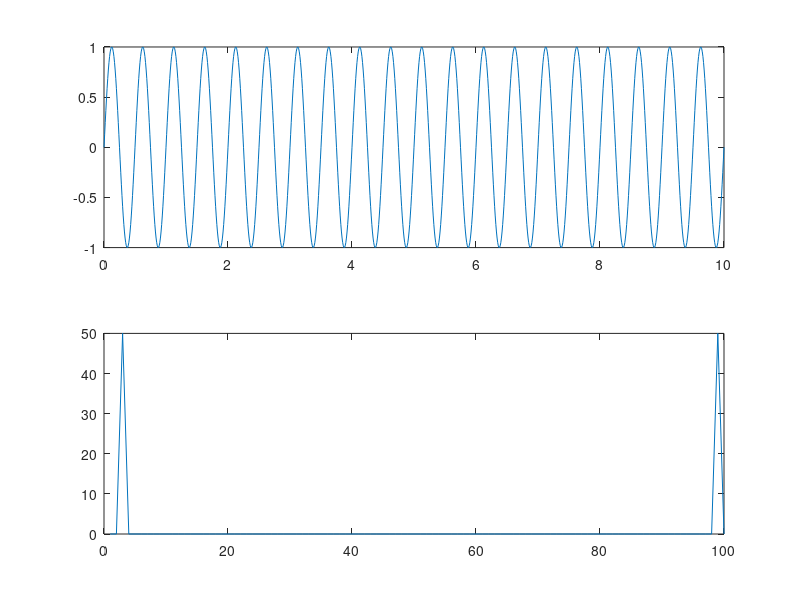

The MATLAB script that drew this image:

# Input parameters
f=2
t=0:0.01:10;

# Get sine wave
y=sin(2*pi*f*t);
subplot(2,1,1);
plot(t,y);

# fft it
freq = fft(y,100)
subplot(2,1,2);
plot(abs(freq))

# Wait for user to bail
input("exit?")
